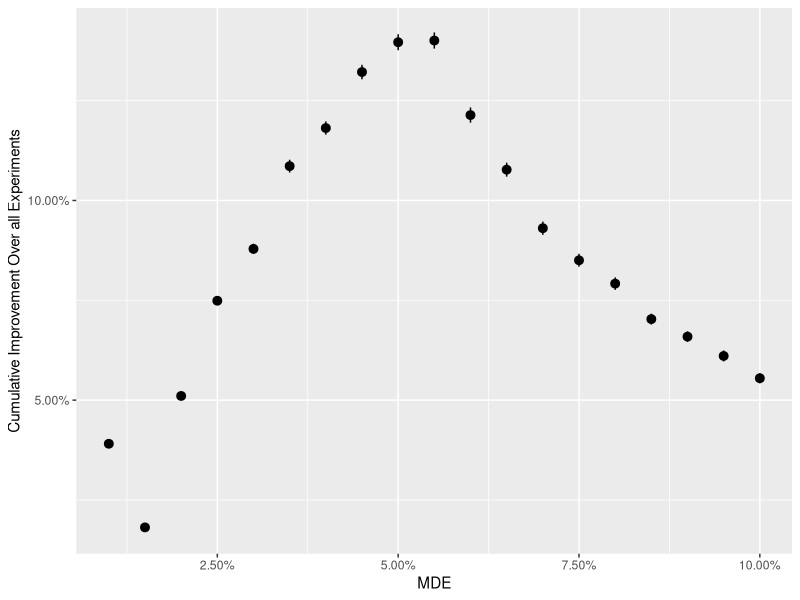

The R script that drew this image:
## ---- chunk 1
library(pwr)
library(tidyverse)

n_uuids <- 2500000
baseline <- 0.1
latent_lift <- 1.02


lift_dist <-\(n) rlnorm(n, log(latent_lift), 0.01)
one_sided_power = function(real_lift, n_per_group){
  pwr.2p.test(h = ES.h(real_lift*baseline, baseline), 
              n = n_per_group,
              alternative = 'greater',
              sig.level = 0.025
              )$power
}

## ---- chunk 2
# Draw lifts for experiments from this distribution
lift_dist <-\(n) rlnorm(n, log(1.02), 0.01)


one_sided_power = function(real_lift, n_per_group){
  # Only interested in the case when the estimated lift is
  # Greater than one, which corresponds to a one sided test.
  # However, you always run 2 tailed tests, so the significance level
  # is half of what is typically is.
  pwr.2p.test(h = ES.h(real_lift*baseline, baseline), 
              n = n_per_group,
              alternative = 'greater',
              sig.level = 0.025
              )$power
}



f = function(mde){
  
  # Given the MDE, here is how many users you need per group in each experiment.
  n_per_group = ceiling(pwr.2p.test(h = ES.h(mde*baseline, baseline), power = 0.8)$n)
  
  # Here is how many experiments you could run per year
  # Why the factor of 2?  Because the computation above is the szie of each group.
  n_experiments_per_year <- pmin(24, floor(n_uuids/(2*n_per_group)))
  
  # Here is a grid of experiments.  Simulate 
  # Running these experiments 1000 times
  # each experiment has n_per_group users in each group
  simulations <- crossing(
    sim = 1:1000, 
    experiment = 1:n_experiments_per_year,
    n_per_group = n_per_group
  )
  
  simulations %>% 
    mutate(
      # draw a real lift for each experiment from your lift distribution
      real_lift = lift_dist(n()),
      # Compute the power to detect that lift given the sample size you have
      power = map2_dbl(real_lift, n_per_group, one_sided_power),
      # Simulate detecting the lift
      detect = as.logical(rbinom(n(), 1, power)),
      # Did you implement the result or not?
      # If you didn't, this is equivalent to a lift of 1
      # and won't change the product.
      result = if_else(detect, real_lift, 1),
    ) %>% 
    group_by(sim) %>% 
    #finally, take the product, grouping among simulations.
    summarise(lift = prod(result)) 
  
  
}


mdes <- tibble(mde = seq(1.01, 1.1, 0.005)) %>% 
        mutate(mde_id = as.character(seq_along(mde)))

results = map_dfr(mdes$mde, f, .id = 'mde_id')  %>% 
          left_join(mdes)


results %>% 
ggplot(aes(mde, lift)) + 
  stat_summary() + 
  scale_x_continuous(labels = \(x) scales::percent(x-1, 0.01)) + 
  scale_y_continuous(labels = \(x) scales::percent(x-1, 0.01)) +
  labs(x='MDE', y='Cumulative Improvement Over all Experiments')
  
